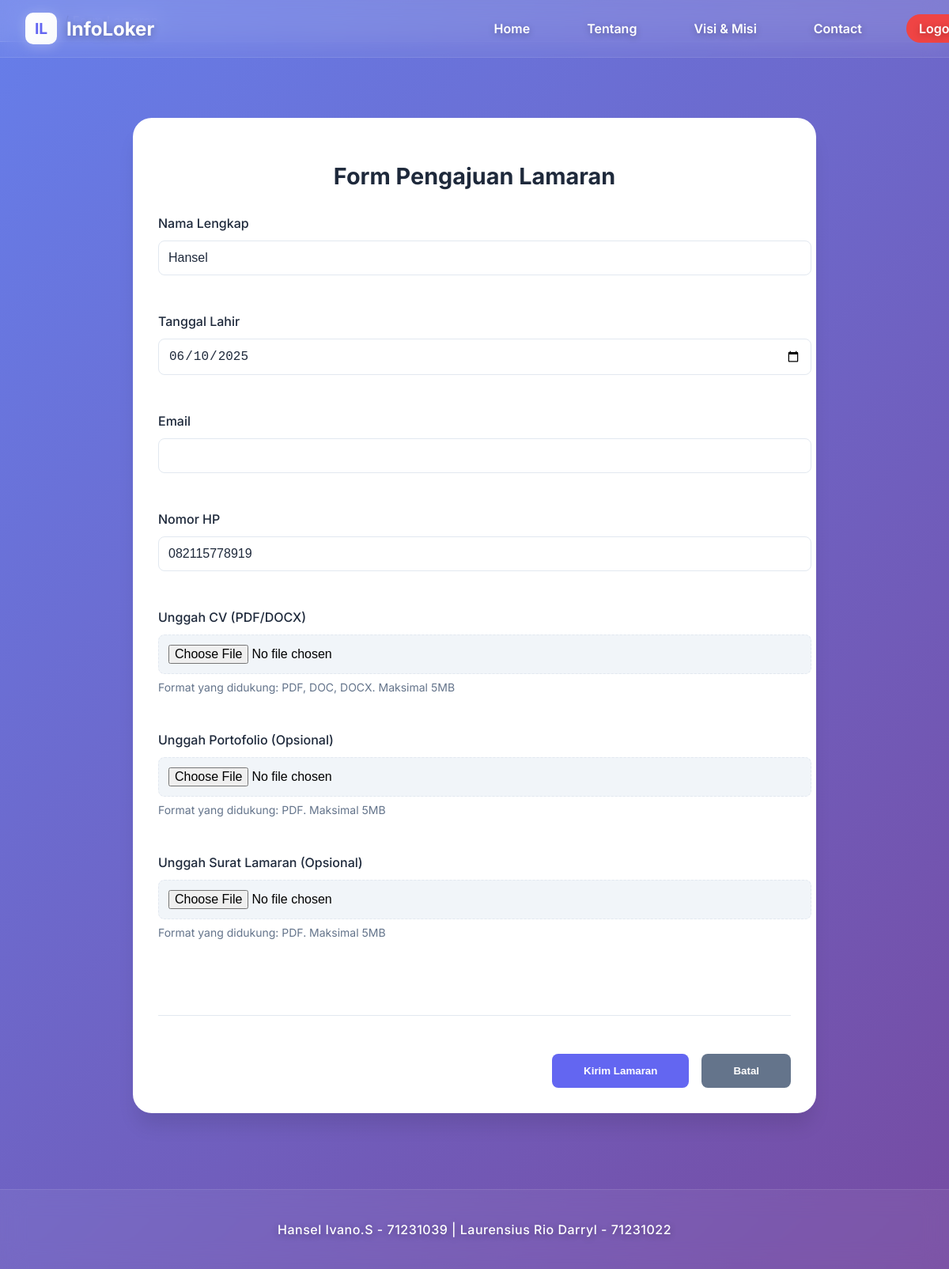
/form_lamaran.php?id=1 (signed in), run on the app's committed database.
### tables this page shows
CREATE TABLE `pelamar` (
  `id` int(11) NOT NULL,
  `user_id` int(11) DEFAULT NULL,
  `nama_lengkap` varchar(100) DEFAULT NULL,
  `tanggal_lahir` date DEFAULT NULL,
  `no_hp` varchar(20) DEFAULT NULL,
  `email` varchar(255) NOT NULL
);

### form_lamaran.php (the view, shortened to what this page needs)
<?php
require 'koneksi.php';
$userId = $_SESSION['id'];
$getPelamar = mysqli_query($conn, "SELECT * FROM pelamar WHERE user_id = '$userId'");
$pelamar = mysqli_fetch_assoc($getPelamar);
?>
<!DOCTYPE html>
<html lang="id">
<head>
    <link rel="stylesheet" href="css/lamaran.css">
</head>
<body>
    <?php include 'header.php'; ?>
    <nav class="breadcrumb">
        <div class="breadcrumb-content">
            <a href="dashboard_pelamar.php">Home</a> / <span>Form Lamaran</span>
        </div>
    </nav>
    <div class="main-content">
        <section id="apply">
            <h2 class="section-title">Form Pengajuan Lamaran</h2>
            <div class="form-container">
                <form method="POST" enctype="multipart/form-data">
                    <div class="form-group">
                        <label for="nama">Nama Lengkap</label>
                        <input type="text" id="nama" name="nama"
                               value="<?= htmlspecialchars($pelamar['nama_lengkap'] ?? '') ?>" required>
                    </div>
                    <div class="form-group">
                        <label for="tanggal_lahir">Tanggal Lahir</label>
                        <input type="date" id="tanggal_lahir" name="tanggal_lahir"
                               value="<?= $pelamar['tanggal_lahir'] ?? '' ?>" required>
                    </div>
                    <div class="form-group">
                        <label for="email">Email</label>
                        <input type="email" id="email" name="email"
                               value="<?= htmlspecialchars($pelamar['email'] ?? '') ?>" readonly>
                    </div>
                    <div class="form-group">
                        <label for="no_hp">Nomor HP</label>
                        <input type="tel" id="no_hp" name="no_hp"
                               value="<?= htmlspecialchars($pelamar['no_hp'] ?? '') ?>" required>
                    </div>
                    <div class="form-group">
                        <label for="cv">Unggah CV (PDF/DOCX)</label>
                        <input type="file" id="cv" name="cv" accept=".pdf,.doc,.docx" required>
                        <small>Format yang didukung: PDF, DOC, DOCX. Maksimal 5MB</small>
                    </div>
                    <div class="form-group">
                        <label for="portofolio">Unggah Portofolio (Opsional)</label>
                        <input type="file" id="portofolio" name="portofolio" accept=".pdf">
                        <small>Format yang didukung: PDF. Maksimal 5MB</small>
                    </div>
                    <div class="form-group">
                        <label for="surat">Unggah Surat Lamaran (Opsional)</label>
                        <input type="file" id="surat" name="surat" accept=".pdf">
                        <small>Format yang didukung: PDF. Maksimal 5MB</small>
                    </div>
                    <div class="form-actions">
                        <button type="submit" class="tombol-lamaran">Kirim Lamaran</button>
                        <button type="button" class="tombol-lamaran tombol-batal"
                                onclick="window.location.href='dashboard_pelamar.php'">
                            Batal
                        </button>
                    </div>
                </form>
            </div>
        </section>
    </div>
    <?php include 'footer.php'; ?>
</body>
</html>

### css/lamaran.css (style rules this page uses)
:root { --primary-color: #6366f1; --primary-hover: #5856eb; --secondary-color: #f1f5f9; --text-primary: #1e293b; --text-secondary: #64748b; --border-color: #e2e8f0; --white: #ffffff; --shadow: 0 4px 6px -1px rgba(0, 0, 0, 0.1); --shadow-lg: 0 20px 25px -5px rgba(0, 0, 0, 0.1); }
body { font-family: 'Inter', sans-serif; margin: 0; padding: 0; background: linear-gradient(135deg, #667eea 0%, #764ba2 100%); min-height: 100vh; }
#apply { max-width: 800px; margin: 6rem auto; padding: 2rem; background: var(--white); border-radius: 24px; box-shadow: var(--shadow-lg); }
#apply h2 { color: var(--text-primary); margin-bottom: 2rem; text-align: center; font-size: 1.8rem; }
form { display: flex; flex-direction: column; gap: 1.5rem; }
form label { color: var(--text-primary); font-weight: 500; font-size: 1rem; }
form input[type="text"], form input[type="email"], form input[type="tel"], form input[type="date"] { width: 100%; padding: 0.75rem; border: 1px solid var(--border-color); border-radius: 8px; font-size: 1rem; color: var(--text-primary); transition: border-color 0.3s ease; }
form input[type="file"] { width: 100%; padding: 0.75rem; border: 1px dashed var(--border-color); border-radius: 8px; background: var(--secondary-color); }
.form-group { margin-bottom: 1.5rem; }
.form-group label { display: block; color: var(--text-primary); margin-bottom: 0.75rem; font-weight: 500; }
.form-group input[type="text"], .form-group input[type="email"], .form-group input[type="tel"], .form-group input[type="date"], .form-group input[type="file"] { width: 100%; padding: 0.75rem; border: 1px solid var(--border-color); border-radius: 8px; font-size: 1rem; transition: all 0.3s ease; }
.form-group input[type="file"] { background: var(--secondary-color); border-style: dashed; }
.form-group small { display: block; color: var(--text-secondary); margin-top: 0.5rem; font-size: 0.875rem; }
.tombol-lamaran { background: var(--primary-color); color: var(--white); border: none; padding: 0.875rem 2.5rem; border-radius: 8px; font-weight: 600; cursor: pointer; transition: all 0.3s ease; margin-top: 1rem; }
.tombol-batal { background: var(--text-secondary); }
.breadcrumb { background: rgba(255, 255, 255, 0.1); backdrop-filter: blur(10px); border-bottom: 1px solid rgba(255, 255, 255, 0.2); padding: 1rem 2rem; margin-bottom: 2rem; }
.breadcrumb a { color: var(--white); text-decoration: none; opacity: 0.8; transition: opacity 0.3s ease; }
.breadcrumb span { color: var(--white); opacity: 0.6; }
.form-actions { display: flex; gap: 1rem; justify-content: flex-end; margin-top: 3rem; padding-top: 2rem; border-top: 1px solid var(--border-color); }

### data on the page
pelamar: nama "Hansel", tanggal_lahir "06/10/2025", no_hp "082115778919"
